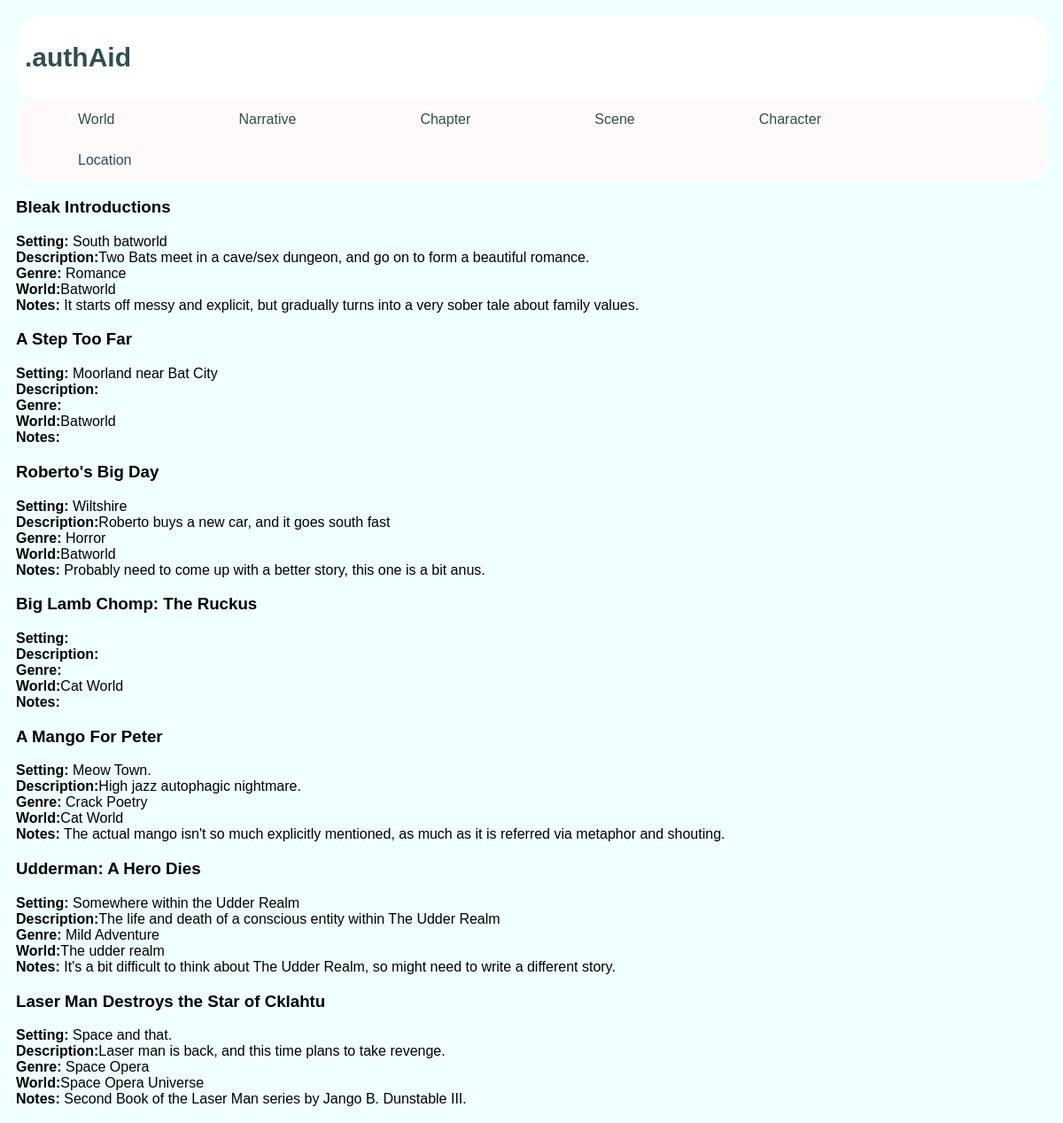
/author/narrativegeneralinfo/, run on an earlier commit of the app's database.
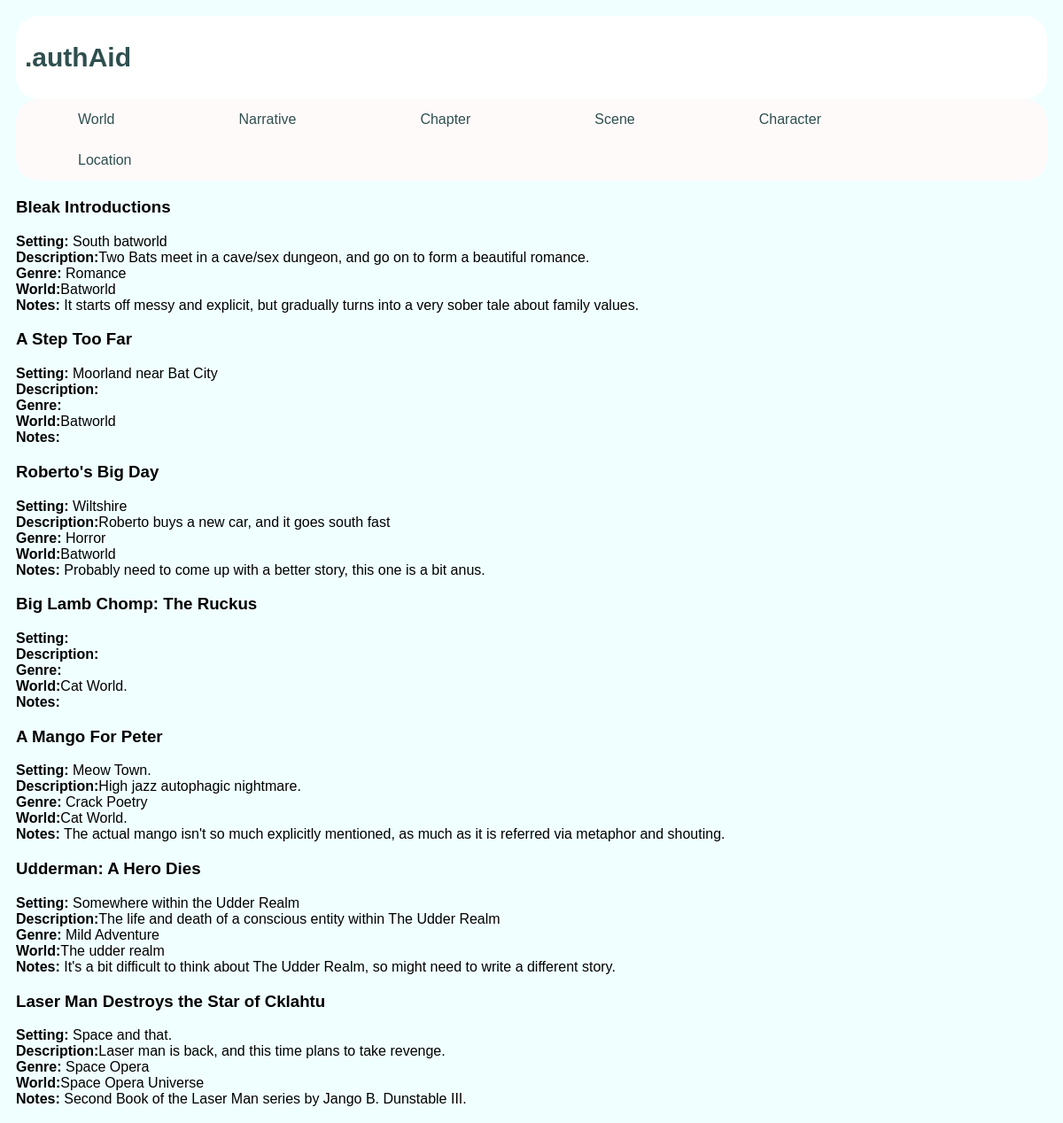
And on a later commit of the database.
### author/models.py (models this page shows, shortened)
class NarrativeGeneralInfo(models.Model):
    title = models.CharField(max_length=name_length,default='',blank=True)
    description = models.CharField(max_length=description_length,default='',blank=True)
    notes = notes_all
    setting = models.CharField(max_length=2000, default='',blank=True)
    genre = models.CharField(max_length=200, default='',blank=True)
    world = models.ForeignKey(World,on_delete=models.CASCADE, null=True,blank=True)

class World(models.Model):
    name = models.CharField(max_length=name_length, default='',blank=True)
    description = models.CharField(max_length=description_length, default='',blank=True)
    notes = notes_all
    def __str__(self):
        return self.name

class Location(models.Model):
    name = models.CharField(max_length=name_length, default='',blank=True)
    description = models.CharField(max_length=description_length, default='',blank=True)
    notes = notes_all
    world = models.ForeignKey(World, on_delete=models.CASCADE, null=True,blank=True)
    scenes = models.ManyToManyField(Scene,blank=True)
    chapters = models.ManyToManyField(Chapter,blank=True)

### author/views.py (the view)
# urls.py: path('narrativegeneralinfo/',views.NarrativeGeneralInfoView.as_view(), name='narrativegeneralinfo'),
class NarrativeGeneralInfoView(ListView):
    template_name = 'author/narrativegeneralinfo.html'
    context_object_name = 'ngi_list'
    def get_queryset(self):
        return NarrativeGeneralInfo.objects.all().order_by('world')

### author/templates/author/narrativegeneralinfo.html (shortened to what this page needs)
<!DOCTYPE html>
<html lang="en">
<head>
</head>
<body>
{% extends "author/base.html" %}
{% block content %}
    {% if ngi_list %}
        {% for ngi in ngi_list %}
            <h3>{{ngi.title}}</h3>
                <b>Setting: </b>{{ngi.setting}}<br>
                <b>Description:</b>{{ngi.description}}<br>
                <b>Genre: </b>{{ngi.genre}}<br>
                <b>World:</b>{{ngi.world}}<br>
                <b>Notes:</b> {{ngi.notes}}<br>
        {% endfor %}
    {%endif%}
{%endblock%}

What changed in the data, as far as the page shows it:
changed through a linked row, NarrativeGeneralInfo "Big Lamb Chomp: The Ruckus": world "Cat World" → "Cat World."
changed through a linked row, NarrativeGeneralInfo "A Mango For Peter": world "Cat World" → "Cat World."
